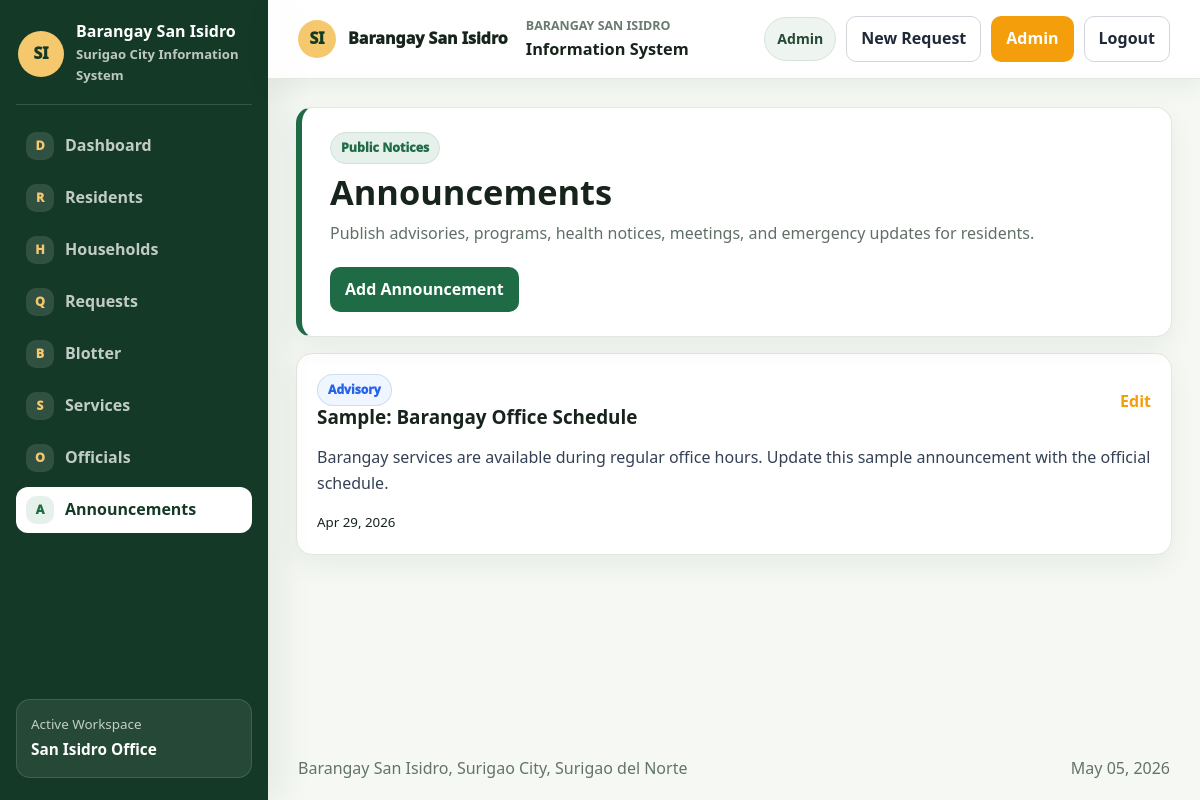
The page /announcements/ (signed in) on the database its author committed.
### barangay/models.py (models this page shows, shortened)
class Announcement(models.Model):
    class Category(models.TextChoices):
        ADVISORY = "Advisory", "Advisory"
        PROGRAM = "Program", "Program"
        HEALTH = "Health", "Health"
        MEETING = "Meeting", "Meeting"
        EMERGENCY = "Emergency", "Emergency"
    title = models.CharField(max_length=160)
    category = models.CharField(
        max_length=20,
        choices=Category.choices,
        default=Category.ADVISORY,
    )
    body = models.TextField()
    published_on = models.DateField(default=timezone.localdate)
    is_published = models.BooleanField(default=True)
    created_at = models.DateTimeField(auto_now_add=True)
    class Meta:
        ordering = ["-published_on", "-created_at"]

### barangay/views.py (the view)
# urls.py: path("announcements/", views.AnnouncementListView.as_view(), name="announcement_list"),
class AnnouncementListView(LoginRequiredMixin, ListView):
    model = Announcement
    template_name = "barangay/announcement_list.html"
    context_object_name = "announcements"

### barangay/templates/barangay/announcement_list.html
{% extends "barangay/base.html" %}
{% block content %}
<section class="page-title">
    <div>
        <p class="eyebrow">Public Notices</p>
        <h1>Announcements</h1>
        <p class="page-copy">Publish advisories, programs, health notices, meetings, and emergency updates for residents.</p>
    </div>
    <a class="btn btn-primary" href="{% url 'barangay:announcement_create' %}">Add Announcement</a>
</section>
<section class="stack">
    {% for announcement in announcements %}
        <article class="panel notice">
            <div class="section-head">
                <div>
                    <span class="badge">{{ announcement.category }}</span>
                    <h2>{{ announcement.title }}</h2>
                </div>
                <a href="{% url 'barangay:announcement_update' announcement.pk %}">Edit</a>
            </div>
            <p>{{ announcement.body|linebreaksbr }}</p>
            <small>{{ announcement.published_on|date:"M d, Y" }}{% if not announcement.is_published %} - Draft{% endif %}</small>
        </article>
    {% empty %}
        <p class="empty-state">No announcements recorded.</p>
    {% endfor %}
</section>
{% endblock %}

### barangay/templates/barangay/base.html (shortened to what this page needs)
{% load static %}
<!doctype html>
<html lang="en">
<head>
    <link rel="stylesheet" href="{% static 'barangay/css/app.css' %}">
</head>
<body class="{% if not request.user.is_authenticated %}auth-page {% endif %}{% block body_class %}{% endblock %}">
    <div class="app-shell">
        <aside class="side-panel">
            <a class="brand" href="{% url 'barangay:dashboard' %}">
                <span class="brand-mark">SI</span>
                <span>
                    <strong>Barangay San Isidro</strong>
                    <small>Surigao City Information System</small>
                </span>
            </a>
            {% if request.user.is_authenticated %}
                <nav class="side-nav" aria-label="Main navigation">
                    <a class="{% if request.path == '/' %}is-active{% endif %}" href="{% url 'barangay:dashboard' %}">
                        <span class="nav-code">D</span><span>Dashboard</span>
                    </a>
                    <a class="{% if '/residents/' in request.path %}is-active{% endif %}" href="{% url 'barangay:resident_list' %}">
                        <span class="nav-code">R</span><span>Residents</span>
                    </a>
                    <a class="{% if '/households/' in request.path %}is-active{% endif %}" href="{% url 'barangay:household_list' %}">
                        <span class="nav-code">H</span><span>Households</span>
                    </a>
                    <a class="{% if '/requests/' in request.path %}is-active{% endif %}" href="{% url 'barangay:request_list' %}">
                        <span class="nav-code">Q</span><span>Requests</span>
                    </a>
                    <a class="{% if '/blotter/' in request.path %}is-active{% endif %}" href="{% url 'barangay:blotter_list' %}">
                        <span class="nav-code">B</span><span>Blotter</span>
                    </a>
                    <a class="{% if '/services/' in request.path %}is-active{% endif %}" href="{% url 'barangay:service_list' %}">
                        <span class="nav-code">S</span><span>Services</span>
                    </a>
                    <a class="{% if '/officials/' in request.path %}is-active{% endif %}" href="{% url 'barangay:official_list' %}">
                        <span class="nav-code">O</span><span>Officials</span>
                    </a>
                    <a class="{% if '/announcements/' in request.path %}is-active{% endif %}" href="{% url 'barangay:announcement_list' %}">
                        <span class="nav-code">A</span><span>Announcements</span>
                    </a>
                </nav>
                <div class="side-meta">
                    <span>Active Workspace</span>
                    <strong>San Isidro Office</strong>
                </div>
            {% else %}
                <div class="auth-side-note">
                    <span class="side-badge">Secure Access</span>
                    <strong>Barangay records stay protected behind user accounts.</strong>
                    <small>Login or register to continue to the information system.</small>
                </div>
            {% endif %}
        </aside>
        <div class="workspace">
            <header class="site-header">
                {% if request.user.is_authenticated %}
                    <a class="mobile-brand" href="{% url 'barangay:dashboard' %}">
                        <span class="brand-mark">SI</span>
                        <span>Barangay San Isidro</span>
                    </a>
                    <div class="header-title">
                        <span>Barangay San Isidro</span>
                        <strong>Information System</strong>
                    </div>
                    <nav class="top-actions" aria-label="Quick links">
                        <span class="user-chip">{{ request.user.username }}</span>
                        <a class="btn btn-secondary" href="{% url 'barangay:request_create' %}">New Request</a>
                        {% if request.user.is_staff %}
                            <a class="btn btn-primary" href="{% url 'admin:index' %}">Admin</a>
                        {% endif %}
                        <form class="logout-form" method="post" action="{% url 'barangay:logout' %}">
                            <button class="btn btn-secondary" type="submit">Logout</button>
                        </form>
                    </nav>
                {% endif %}
            </header>
            <main class="page-shell" id="main-content">
                {% block content %}{% endblock %}
            </main>
            <footer class="site-footer">
                <span>Barangay San Isidro, Surigao City, Surigao del Norte</span>
                <span>{% now "M d, Y" %}</span>
            </footer>
        </div>
    </div>
</body>
</html>

### rows shown on the page
Announcement: category "Advisory", title "Sample: Barangay Office Schedule", body "Barangay services are available during regular office hours. Update this sample announcement with the official schedule.", published_on "Apr 29, 2026"

### other values the page prints
{{ request.user.username }} "Admin"
